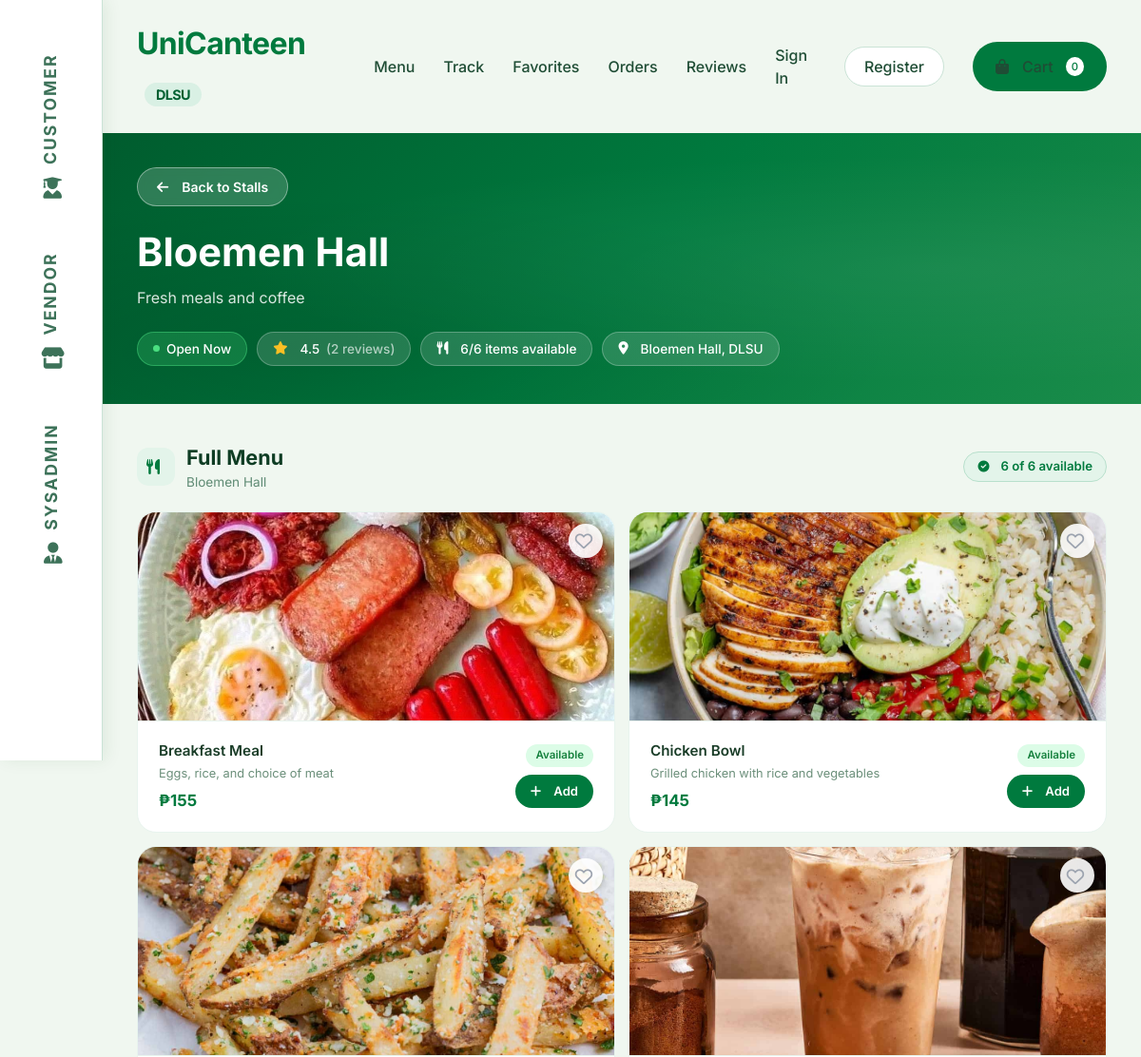
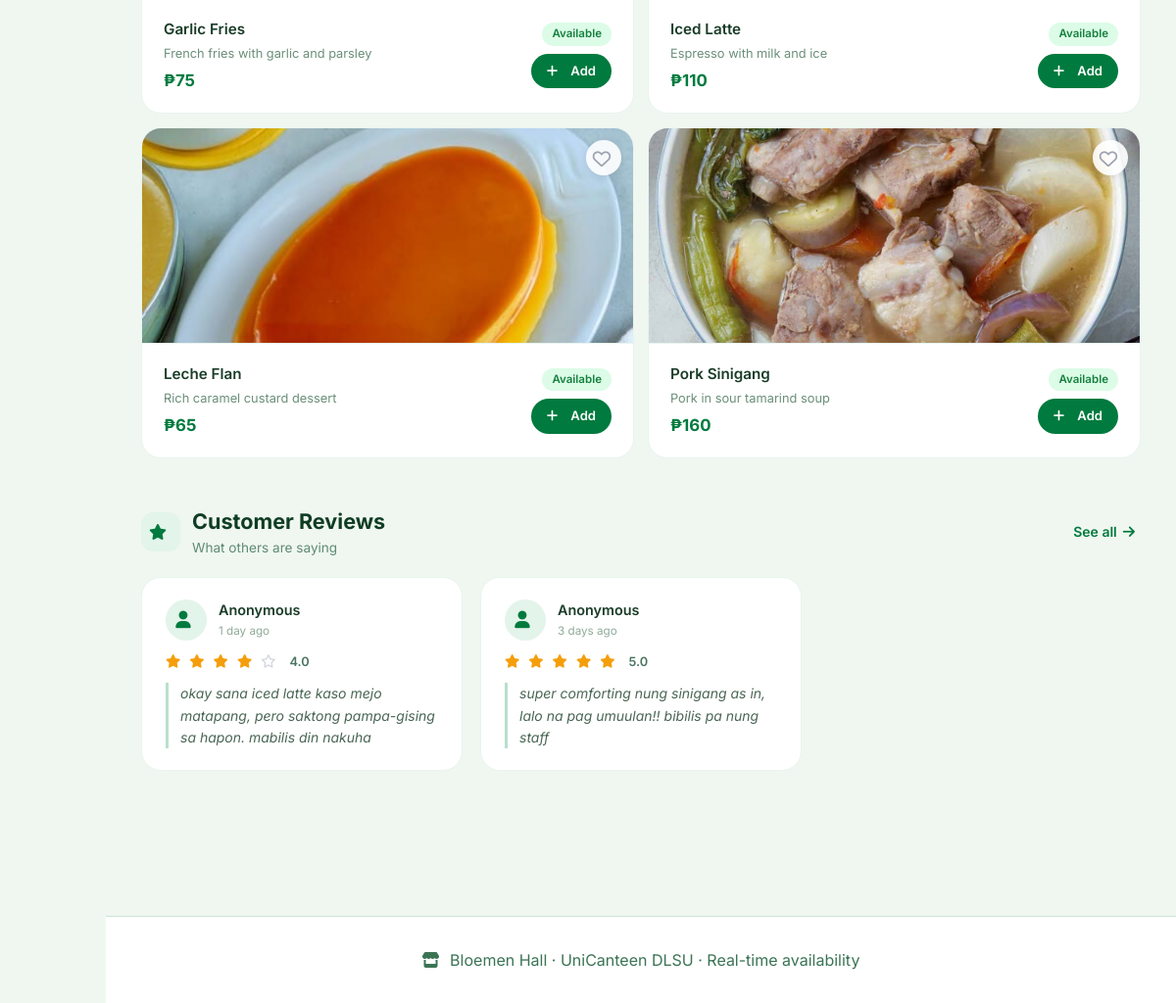
The page /index.php?page=restaurant&id=1 on the database its author committed (2 pictures, top to bottom).
### tables this page shows
CREATE TABLE Restaurants (
    ID INT PRIMARY KEY AUTO_INCREMENT,
    name VARCHAR(60) NOT NULL,
    address VARCHAR(100),
    description TEXT,
    logo_url VARCHAR(255),
    owner_ID INT,
    is_open BOOLEAN DEFAULT TRUE,
    created_at TIMESTAMP DEFAULT CURRENT_TIMESTAMP,
    FOREIGN KEY (owner_ID) REFERENCES Users(ID)
);

CREATE TABLE Items (
    ID INT PRIMARY KEY AUTO_INCREMENT,
    name VARCHAR(60) NOT NULL,
    description TEXT,
    price DECIMAL(10, 2) NOT NULL,
    image_url VARCHAR(255),
    isAvailable BOOLEAN DEFAULT TRUE,
    restaurant_ID INT,
    created_at TIMESTAMP DEFAULT CURRENT_TIMESTAMP,
    FOREIGN KEY (restaurant_ID) REFERENCES Restaurants(ID) ON DELETE CASCADE
);

CREATE TABLE Ratings (
    ID INT PRIMARY KEY AUTO_INCREMENT,
    restaurant_ID INT,
    order_ID INT UNIQUE,
    rating DECIMAL(3, 2) CHECK (rating BETWEEN 1.0 AND 5.0),
    review TEXT,
    is_anonymous BOOLEAN DEFAULT FALSE,
    timestamp TIMESTAMP DEFAULT CURRENT_TIMESTAMP,
    FOREIGN KEY (restaurant_ID) REFERENCES Restaurants(ID) ON DELETE CASCADE,
    FOREIGN KEY (order_ID) REFERENCES Orders(ID) ON DELETE CASCADE
);

### frontend/restaurant.php (the view, shortened to what the rows shown need)
<?php
require_once __DIR__ . '/../config/config.php';
$restaurant_id = intval($_GET['id']);
$db = Database::getInstance()->getConnection();
$restaurantQuery = "SELECT
    r.*,
    COALESCE(AVG(rt.rating), 0) as avg_rating,
    COUNT(DISTINCT rt.ID) as rating_count,
    (SELECT COUNT(*) FROM Items WHERE restaurant_ID = r.ID AND isAvailable = TRUE) as available_items_count,
    (SELECT COUNT(*) FROM Items WHERE restaurant_ID = r.ID) as total_items_count
    FROM Restaurants r
    LEFT JOIN Ratings rt ON r.ID = rt.restaurant_ID
    WHERE r.ID = ?
    GROUP BY r.ID";
$stmt = $db->prepare($restaurantQuery);
$stmt->bind_param("i", $restaurant_id);
$stmt->execute();
$restaurantResult = $stmt->get_result();
$restaurant = $restaurantResult->fetch_assoc();
$itemsQuery = "SELECT * FROM Items WHERE restaurant_ID = ? ORDER BY isAvailable DESC, name";
$stmt = $db->prepare($itemsQuery);
$stmt->bind_param("i", $restaurant_id);
$stmt->execute();
$itemsResult = $stmt->get_result();
$reviewsQuery = "SELECT
    rt.*,
    u.full_name as reviewer_name
    FROM Ratings rt
    LEFT JOIN Orders o ON rt.order_ID = o.ID
    LEFT JOIN Users u ON o.customer_ID = u.ID
    WHERE rt.restaurant_ID = ?
    ORDER BY rt.timestamp DESC
    LIMIT 6";
$stmt = $db->prepare($reviewsQuery);
$stmt->bind_param("i", $restaurant_id);
$stmt->execute();
$reviewsResult = $stmt->get_result();
$cart_items_count = 0;
$userFavorites = [];
?>
<!DOCTYPE html>
<html lang="en">
<head>
    <link rel="stylesheet" href="https://cdnjs.cloudflare.com/ajax/libs/font-awesome/6.0.0-beta3/css/all.min.css">
    <link rel="stylesheet" href="<?php echo url('assets/styles.css'); ?>">
</head>
<body>
    <div class="main-content">
        <section class="page-section">
            <div class="wrapper">
                <nav class="customer-nav">
                    <a href="<?php echo url('index.php?page=customer'); ?>" class="logo">UniCanteen <span>DLSU</span></a>
                    <div class="customer-nav-links">
                        <a href="<?php echo url('index.php?page=customer'); ?>#menu">Menu</a>
                        <a href="<?php echo url('index.php?page=customer'); ?>#track">Track</a>
                        <a href="<?php echo url('index.php?page=favorites'); ?>">Favorites</a>
                        <a href="<?php echo url('index.php?page=orders'); ?>">Orders</a>
                        <a href="<?php echo url('index.php?page=reviews'); ?>">Reviews</a>
                        <?php if (isset($_SESSION['user_id'])): ?>
                            <a
                                href="<?php echo url('index.php?page=profile'); ?>"><?php echo htmlspecialchars(explode(' ', $_SESSION['user_name'] ?? 'Profile')[0]); ?></a>
                            <a href="<?php echo url('index.php?page=logout'); ?>" class="btn-outline">Logout</a>
                        <?php else: ?>
                            <a href="<?php echo url('index.php?page=login'); ?>">Sign In</a>
                            <a href="<?php echo url('index.php?page=register'); ?>" class="btn-outline">Register</a>
                        <?php endif; ?>
                        <a href="<?php echo url('index.php?page=cart'); ?>" class="btn-primary">
                            <i class="fas fa-bag-shopping"></i> Cart
                            <span class="cart-count"><?php echo $cart_items_count; ?></span>
                        </a>
                    </div>
                </nav>
            </div>
            <div class="r-hero">
                <div class="r-hero-inner">
                    <div class="wrapper">
                        <div>
                            <a href="<?php echo url('index.php?page=customer'); ?>#menu" class="btn-back">
                                <i class="fas fa-arrow-left"></i> Back to Stalls
                            </a>
                        </div>
                        <div class="r-hero-row">
                            <div>
                                <h1><?php echo htmlspecialchars($restaurant['name']); ?></h1>
                                <?php if ($restaurant['description']): ?>
                                    <p class="r-hero-desc"><?php echo htmlspecialchars($restaurant['description']); ?></p>
                                <?php endif; ?>
                                <div class="hero-pills">
                                    <span
                                        class="h-pill <?php echo $restaurant['is_open'] ? 'pill-open' : 'pill-closed'; ?>">
                                        <span class="dot"></span>
                                        <?php echo $restaurant['is_open'] ? 'Open Now' : 'Closed'; ?>
                                    </span>
                                    <span class="h-pill">
                                        <i class="fas fa-star" style="color:#fbbf24;"></i>
                                        <?php echo number_format($restaurant['avg_rating'], 1); ?>
                                        <span style="opacity:0.65;">(<?php echo $restaurant['rating_count']; ?>
                                            reviews)</span>
                                    </span>
                                    <span class="h-pill">
                                        <i class="fas fa-utensils"></i>
                                        <?php echo $restaurant['available_items_count']; ?>/<?php echo $restaurant['total_items_count']; ?>
                                        items available
                                    </span>
                                    <?php if ($restaurant['address']): ?>
                                        <span class="h-pill">
                                            <i class="fas fa-map-marker-alt"></i>
                                            <?php echo htmlspecialchars($restaurant['address']); ?>
                                        </span>
                                    <?php endif; ?>
                                </div>
                            </div>
                        </div>
                    </div>
                </div>
            </div>
            <div class="r-body">
                <div class="wrapper">
                    <div class="sec-header">
                        <div class="sec-header-icon"><i class="fas fa-utensils"></i></div>
                        <div>
                            <h2>Full Menu</h2>
                            <p class="sec-subtitle"><?php echo $restaurant['name']; ?></p>
                        </div>
                        <div class="sec-header-end">
                            <span class="availability-pill">
                                <i class="fas fa-circle-check" style="font-size:0.75rem;"></i>
                                <?php echo $restaurant['available_items_count']; ?> of
                                <?php echo $restaurant['total_items_count']; ?> available
                            </span>
                        </div>
                    </div>
                    <div class="menu-grid-2col">
                        <?php
                        $itemsResult->data_seek(0);
                        while ($item = $itemsResult->fetch_assoc()):
                            $isAvailable = ($item['isAvailable'] == 1 || $item['isAvailable'] === '1' || $item['isAvailable'] === true);
                            $isFav = in_array($item['ID'], $userFavorites);
                            ?>
                            <div class="menu-card <?php echo !$isAvailable ? 'sold-out-card' : ''; ?>" style="position:relative;">
                                <button class="fav-btn" data-item-id="<?php echo $item['ID']; ?>"
                                        style="position:absolute; top:12px; right:12px; z-index:10; background:rgba(255,255,255,0.9); border:none; border-radius:50%; width:36px; height:36px; display:flex; align-items:center; justify-content:center; cursor:pointer; box-shadow:0 2px 8px rgba(0,0,0,0.1); color: <?php echo $isFav ? '#dc2626' : '#9ca3af'; ?>; transition: transform 0.2s, color 0.2s; font-size:1.15rem;">
                                    <i class="<?php echo $isFav ? 'fas' : 'far'; ?> fa-heart" style="transform: translate(1px, 1px);"></i>
                                </button>
                                <?php if (!empty($item['image_url'])): ?>
                                    <img src="<?php echo htmlspecialchars(url($item['image_url'])); ?>"
                                        alt="<?php echo htmlspecialchars($item['name']); ?>" class="menu-card-img">
                                <?php else: ?>
                                    <div class="menu-card-icon">
                                        <i class="fas fa-<?php echo $isAvailable ? 'bowl-food' : 'ban'; ?>"></i>
                                    </div>
                                <?php endif; ?>
                                <div class="menu-card-info-row">
                                    <div class="menu-card-body">
                                        <div class="menu-card-name"><?php echo htmlspecialchars($item['name']); ?></div>
                                        <?php if ($item['description']): ?>
                                            <div class="menu-card-desc"><?php echo htmlspecialchars($item['description']); ?>
                                            </div>
                                        <?php endif; ?>
                                        <div class="menu-card-price" style="margin-top:6px;">
                                            ₱<?php echo number_format($item['price'], 0); ?></div>
                                    </div>
                                    <div class="menu-card-actions">
                                        <span class="avail-tag-small <?php echo $isAvailable ? 'yes' : 'no'; ?>">
                                            <?php echo $isAvailable ? 'Available' : 'Sold Out'; ?>
                                        </span>
                                        <?php if (!$restaurant['is_open']): ?>
                                            <span class="btn-store-closed">
                                                <i class="fas fa-lock"></i> Store Closed
                                            </span>
                                        <?php elseif ($isAvailable): ?>
                                            <a href="<?php echo url('index.php?page=restaurant&id=' . $restaurant_id . '&add_to_cart=' . $item['ID']); ?>"
                                                class="btn-add" id="cart-btn-<?php echo $item['ID']; ?>">
                                                <i class="fas fa-plus"></i> Add
                                            </a>
                                        <?php else: ?>
                                            <span class="btn-sold">
                                                <i class="fas fa-times"></i> Sold Out
                                            </span>
                                        <?php endif; ?>
                                    </div>
                                </div>
                            </div>
                        <?php endwhile; ?>
                    </div>
                    <div class="sec-header" id="reviews">
                        <div class="sec-header-icon"><i class="fas fa-star"></i></div>
                        <div>
                            <h2>Customer Reviews</h2>
                            <p class="sec-subtitle">What others are saying</p>
                        </div>
                        <div class="sec-header-end">
                            <a href="<?php echo url('index.php?page=reviews'); ?>"
                                style="color:#007a3e; font-weight:600; font-size:0.875rem; text-decoration:none; display:flex; align-items:center; gap:6px;">
                                See all <i class="fas fa-arrow-right"></i>
                            </a>
                        </div>
                    </div>
                    <div class="reviews-grid-local">
                        <?php
                        $reviewsResult->data_seek(0);
                        if ($reviewsResult->num_rows > 0):
                            while ($review = $reviewsResult->fetch_assoc()):
                                ?>
                                <div class="rev-card">
                                    <div class="rev-top">
                                        <div class="rev-avatar">
                                            <i class="fas fa-user"></i>
                                        </div>
                                        <div>
                                            <div class="rev-name">
                                                <?php echo htmlspecialchars($review['reviewer_name'] ?? 'Anonymous'); ?>
                                            </div>
                                            <div class="rev-time"><?php echo getTimeAgo($review['timestamp']); ?></div>
                                        </div>
                                    </div>
                                    <div class="rev-stars">
                                        <?php
                                        $rating = $review['rating'];
                                        for ($i = 1; $i <= 5; $i++):
                                            if ($i <= floor($rating)): ?>
                                                <i class="fas fa-star"></i>
                                            <?php elseif ($i - 0.5 <= $rating): ?>
                                                <i class="fas fa-star-half-alt"></i>
                                            <?php else: ?>
                                                <i class="far fa-star" style="color:#d1d5db;"></i>
                                            <?php endif;
                                        endfor; ?>
                                        <span><?php echo number_format($rating, 1); ?></span>
                                    </div>
                                    <?php if ($review['review']): ?>
                                        <div class="rev-text"><?php echo htmlspecialchars(html_entity_decode($review['review'], ENT_QUOTES, 'UTF-8')); ?></div>
                                    <?php endif; ?>
                                </div>
                                <?php
                            endwhile;
                        endif; ?>
                    </div>
                </div>
            </div>
            <footer class="footer-note">
                <i class="fas fa-store"></i>
                <?php echo htmlspecialchars($restaurant['name']); ?> · UniCanteen DLSU · Real-time availability
            </footer>
        </section>
    </div>
</body>
</html>

### rows shown on the page
restaurants: name "Bloemen Hall", description "Fresh meals and coffee", address "Bloemen Hall, DLSU"
items: image_url (picture), name "Breakfast Meal", description "Eggs, rice, and choice of meat", price "155", isAvailable "Available"
items: image_url (picture), name "Chicken Bowl", description "Grilled chicken with rice and vegetables", price "145", isAvailable "Available"
items: $item['ID'] 3 (drawn), image_url (picture), name "Garlic Fries", description "French fries with garlic and parsley", price "75", isAvailable "Available"
items: image_url (picture), name "Iced Latte", description "Espresso with milk and ice", price "110", isAvailable "Available"
items: image_url (picture), name "Leche Flan", description "Rich caramel custard dessert", price "65", isAvailable "Available"
items: image_url (picture), name "Pork Sinigang", description "Pork in sour tamarind soup", price "160", isAvailable "Available"
ratings: reviewer_name "Anonymous", timestamp "1 day ago", rating "4.0", review "okay sana iced latte kaso mejo matapang, pero saktong pampa-gising sa hapon. mabilis din nakuha"
ratings: reviewer_name "Anonymous", timestamp "3 days ago", rating "5.0", review "super comforting nung sinigang as in, lalo na pag umuulan!! bibilis pa nung staff"

### other values the page prints
$cart_items_count "0"
$restaurant['avg_rating'] "4.5"
$restaurant['rating_count'] "2"
$restaurant['available_items_count'] "6"
$restaurant['total_items_count'] "6"
